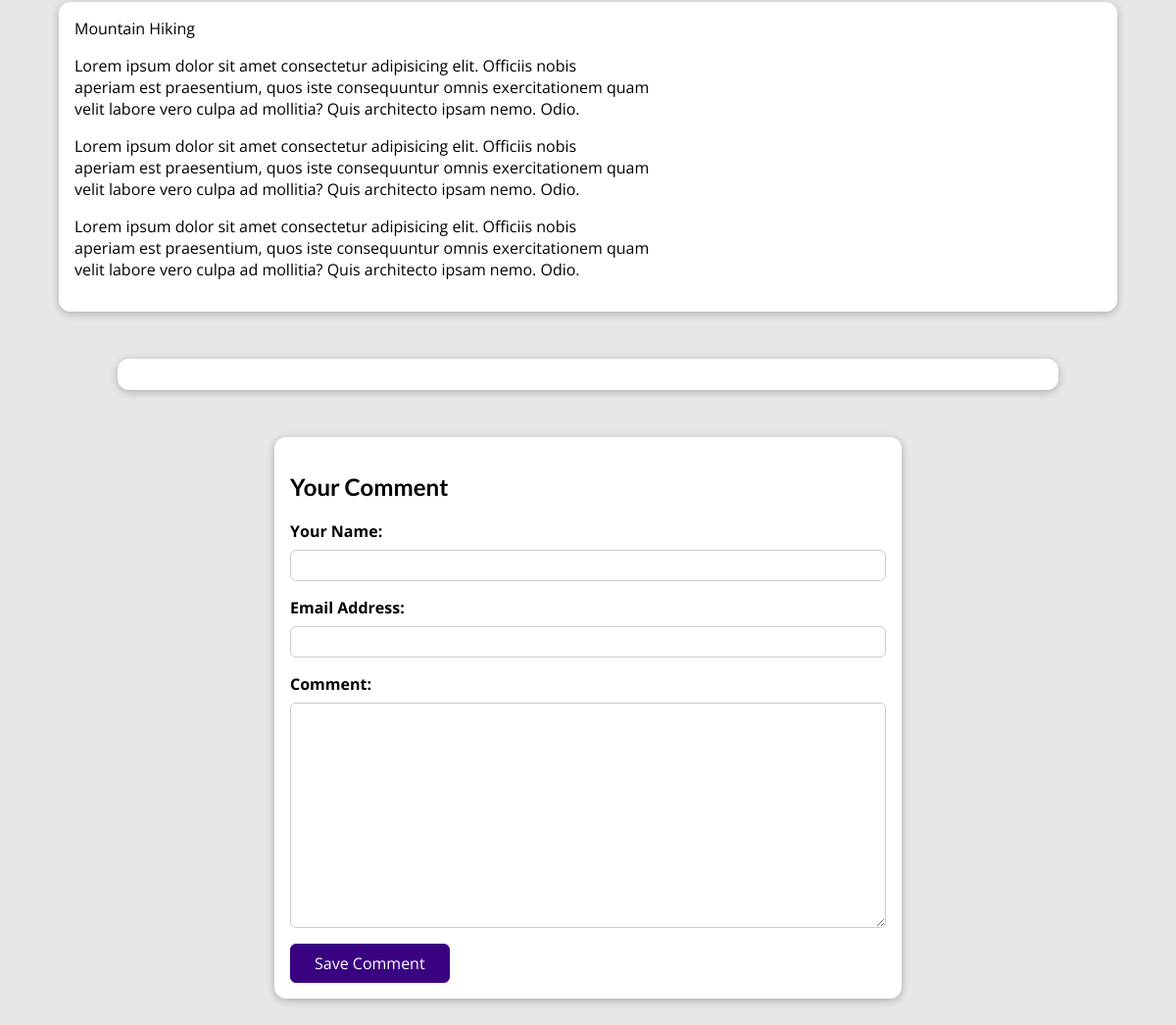
The app's page /posts/hike-in-the-mountains (lower part), older data.
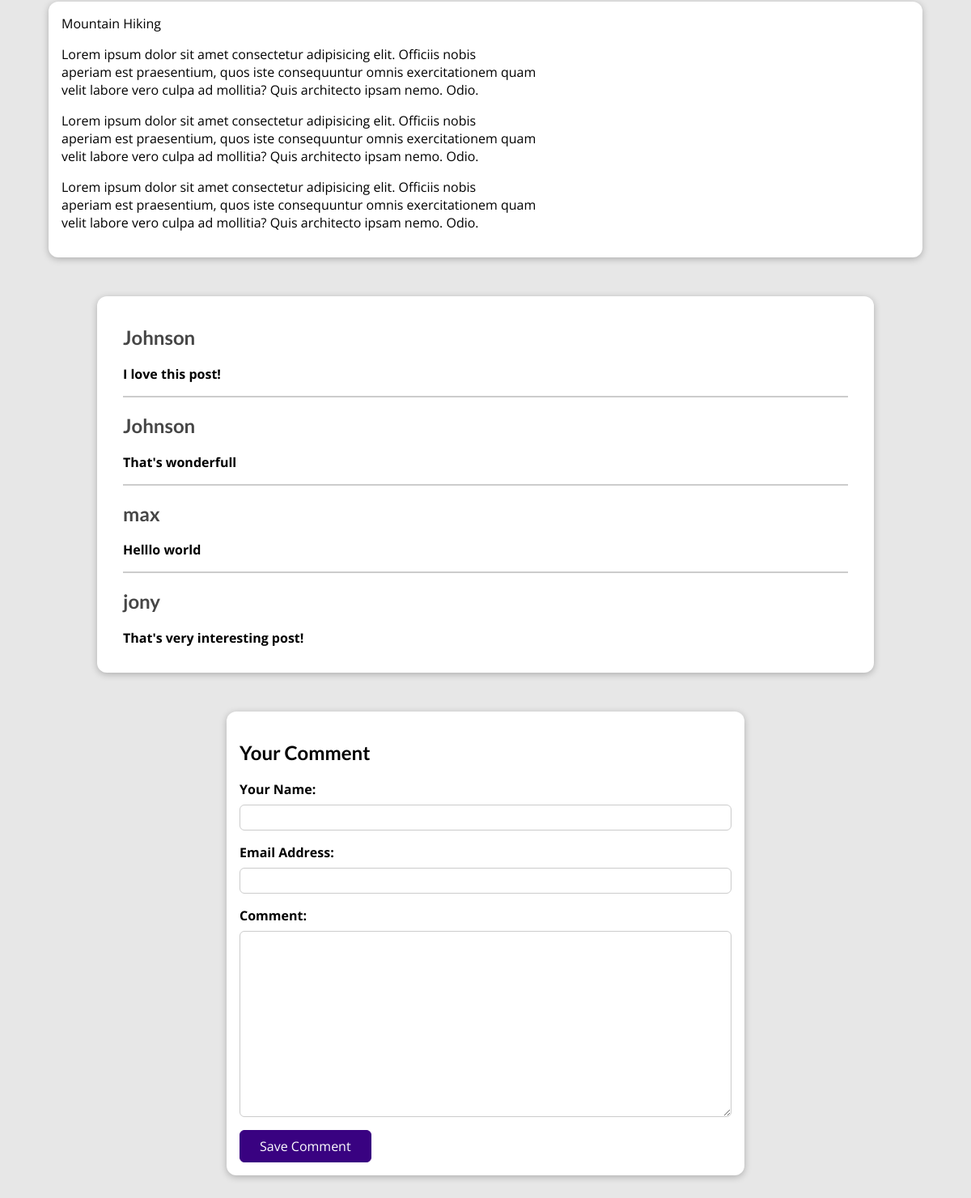
The same page, newer data.
### blog/models.py (models this page shows)
class Comment(models.Model):
    user_name = models.CharField(max_length=100)
    user_email = models.EmailField()
    text = models.TextField(max_length=400)
    post = models.ForeignKey(
        Post, on_delete=models.CASCADE, related_name="comments")

### blog/views.py (the view, shortened to what this page needs)
# urls.py: path("posts/<slug:slug>", views.PostDetailView.as_view(),
class PostDetailView(View):
    def get(self, request, slug):
        post = Post.objects.get(slug=slug)
        context = {
            "post": post,
            "post_tags": post.tags.all(),
            "comment_form": CommentForm(),
            "comments": post.comments.all().order_by('-id')
        }
        return render(request, 'blog/post-detail.html', context)

### blog/forms.py
class CommentForm(forms.ModelForm):
    class Meta:
        model = Comment
        exclude = ["post"]
        labels = {
            "user_name": "Your Name",
            "user_email": "Email Address",
            "text": "Comment"
        }

### blog/models.py (called while the page is built)
    def full_name(self):
        return f"{self.first_name} {self.last_name}"

    def __str__(self):
        return self.full_name()

### blog/templates/blog/post-detail.html (shortened to what this page needs)
{% extends 'base.html' %}
{% load static %}
{% block css_files %}
    <link rel="stylesheet" href="{% static 'blog/post-detail.css' %}">
{% endblock css_files %}
{% block content %}
    <main>
        {{post.title}}
        {{post.content|linebreaks}}
    </main>
    <section id="comments">
        <ul>
            {% for comment in comments %}
            <li>
                <h2>{{ comment.user_name }}</h2>
                <p>{{ comment.text|linebreaks }}</p>
            </li>
            {% endfor %}
        </ul>
    </section>
    <section id="comment-form">
        <h1>Your Comment</h1>
        <form action="{% url 'post_detail_page' post.slug %}" method="POST">
            {% for form_field in comment_form %}
            <div class="form-control {% if form_field.errors %}invalid{% endif %}">
                {{form_field.label_tag}}
                {{form_field}}
            </div>
            {% endfor %}
                <button>Save Comment</button>
        </form>
    </section>
{% endblock content %}

Row changes from the older to the newer data that the page shows:
added Comment: user_name "Johnson", text "I love this post!"
added Comment: user_name "Johnson", text "That's wonderfull"
added Comment: user_name "max", text "Helllo world"
added Comment: user_name "jony", text "That's very interesting post!"
